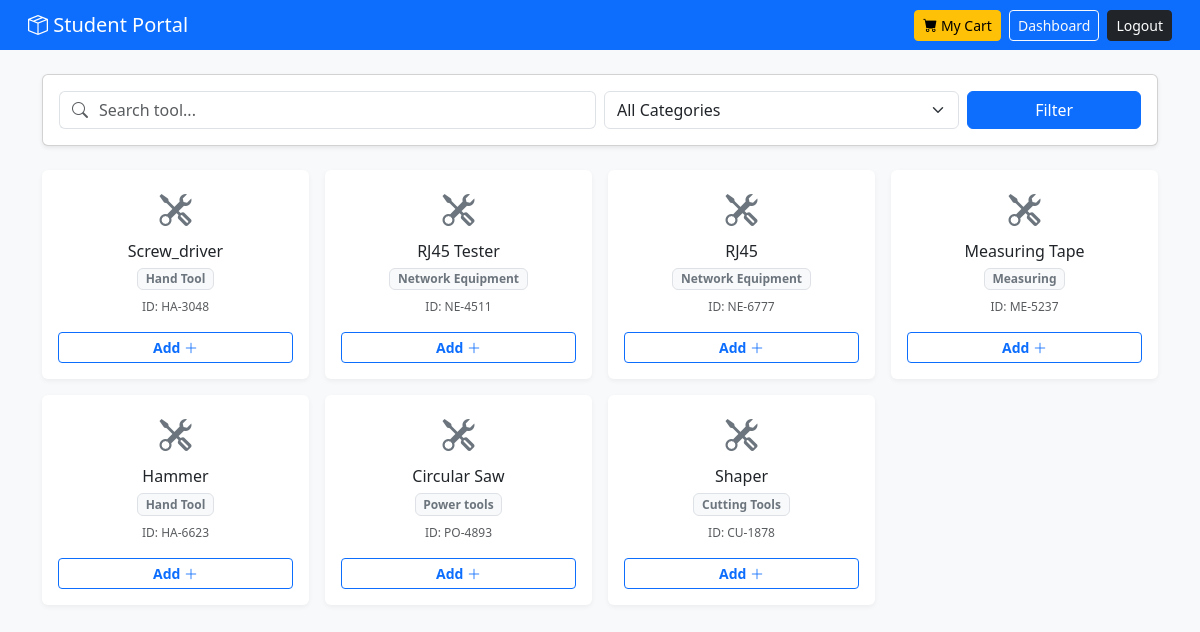
Page /student_catalog.php (signed in) on the earlier database version.
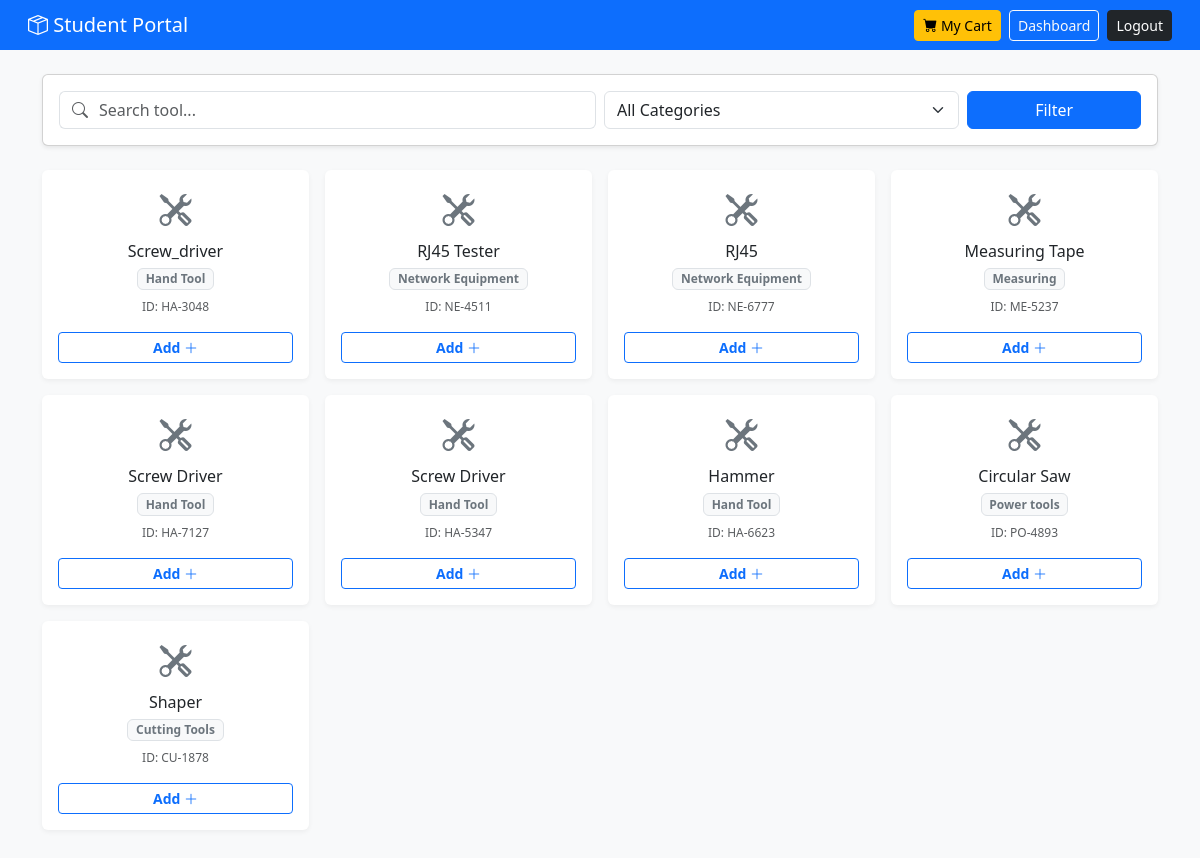
Same page on the later database version.
### tables this page shows
CREATE TABLE `tools` (
  `tool_id` int(11) NOT NULL,
  `barcode` varchar(50) NOT NULL,
  `tool_name` varchar(100) NOT NULL,
  `category` varchar(50) NOT NULL,
  `status` enum('Available','Borrowed','Maintenance','Lost') DEFAULT 'Available',
  `created_at` timestamp NOT NULL DEFAULT current_timestamp()
);

### student_catalog.php (the view, shortened to what this page needs)
<?php
include "db_conn.php";
$search = isset($_GET['search']) ? $_GET['search'] : '';
$sql = "SELECT * FROM tools
        WHERE status = 'Available'
        AND tool_id NOT IN (
            SELECT tool_id FROM transactions
            WHERE status IN ('Pending', 'Approved')
        )";
$result = mysqli_query($conn, $sql);
?>
<!DOCTYPE html>
<html>
<head>
    <link href="https://cdn.jsdelivr.net/npm/bootstrap@5.3.0/dist/css/bootstrap.min.css" rel="stylesheet">
    <link rel="stylesheet" href="https://cdn.jsdelivr.net/npm/bootstrap-icons@1.10.0/font/bootstrap-icons.css">
</head>
<body class="bg-light">
    <nav class="navbar navbar-expand-lg navbar-dark bg-primary px-3 sticky-top">
        <div class="container-fluid">
            <span class="navbar-brand mb-0 h1"><i class="bi bi-box-seam"></i> Student Portal</span>
            <a href="cart.php" class="btn btn-warning btn-sm position-relative ms-auto me-2">
                <i class="bi bi-cart-fill"></i>
                <span class="d-none d-sm-inline">My Cart</span>
            </a>
            <div class="collapse navbar-collapse flex-grow-0" id="navContent">
                <div class="d-flex flex-column flex-lg-row align-items-lg-center mt-3 mt-lg-0 gap-2">
                    <a href="dashboard.php" class="btn btn-outline-light btn-sm">Dashboard</a>
                    <a href="logout.php" class="btn btn-dark btn-sm">Logout</a>
                </div>
            </div>
        </div>
    </nav>
    <div class="container mt-4">
        <div class="card shadow-sm mb-4">
            <div class="card-body">
                <form method="GET" class="row g-2 align-items-center">
                    <div class="col-12 col-md-6">
                        <div class="input-group">
                            <span class="input-group-text bg-white border-end-0"><i class="bi bi-search text-muted"></i></span>
                            <input type="text" name="search" class="form-control border-start-0 ps-0" placeholder="Search tool..." value="<?php echo htmlspecialchars($search); ?>">
                        </div>
                    </div>
                    <div class="col-6 col-md-4">
                        <select name="category" class="form-select">
                            <option value="All">All Categories</option>
                        </select>
                    </div>
                    <div class="col-6 col-md-2">
                        <button type="submit" class="btn btn-primary w-100">Filter</button>
                    </div>
                </form>
            </div>
        </div>
        <div class="row g-3">
            <?php
            if (mysqli_num_rows($result) > 0) {
                while ($row = mysqli_fetch_assoc($result)) {
                    $in_cart = (isset($_SESSION['cart']) && in_array($row['tool_id'], $_SESSION['cart']));
                    $btn_class = $in_cart ? "btn-secondary disabled border-0" : "btn-outline-primary";
                    $btn_text = $in_cart ? "In Cart" : "Add";
                    $link = $in_cart ? "#" : "cart_action.php?action=add&id=" . $row['tool_id'];
            ?>
                <div class="col-6 col-md-4 col-lg-3">
                    <div class="card h-100 tool-card">
                        <div class="card-body text-center d-flex flex-column">
                            <div class="mb-2 text-secondary tool-icon">
                                <i class="bi bi-tools" style="font-size: 2rem;"></i>
                            </div>
                            <h6 class="card-title text-dark tool-card-title text-truncate mb-1" title="<?php echo $row['tool_name']; ?>">
                                <?php echo $row['tool_name']; ?>
                            </h6>
                            <div class="mb-2">
                                <span class="badge bg-light text-secondary border small"><?php echo $row['category']; ?></span>
                            </div>
                            <small class="text-muted d-block mb-3" style="font-size: 0.75rem;">
                                ID: <?php echo $row['barcode']; ?>
                            </small>
                            <div class="mt-auto">
                                <a href="<?php echo $link; ?>" class="btn <?php echo $btn_class; ?> btn-sm w-100 fw-bold">
                                    <?php echo $btn_text; ?> <i class="bi bi-plus-lg"></i>
                                </a>
                            </div>
                        </div>
                    </div>
                </div>
            <?php
                }
            }
            ?>
        </div>
        <div style="height: 50px;"></div>
    </div>
</body>
</html>

Differences in the rows shown:
now on this page (row edited): tools: tool_name "Screw Driver", category "Hand Tool", barcode "HA-7127", btn_text "Add"
now on this page (row edited): tools: tool_name "Screw Driver", category "Hand Tool", barcode "HA-5347", btn_text "Add"
